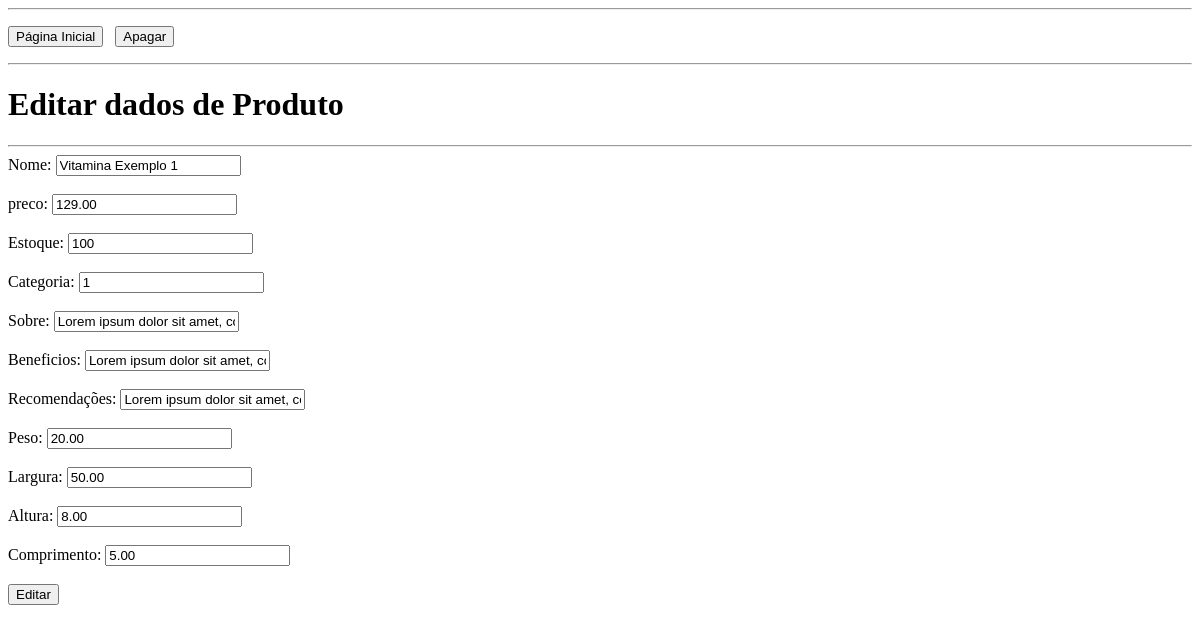
Before: /alterar_produto.php?produto_id=1 with the older database file.
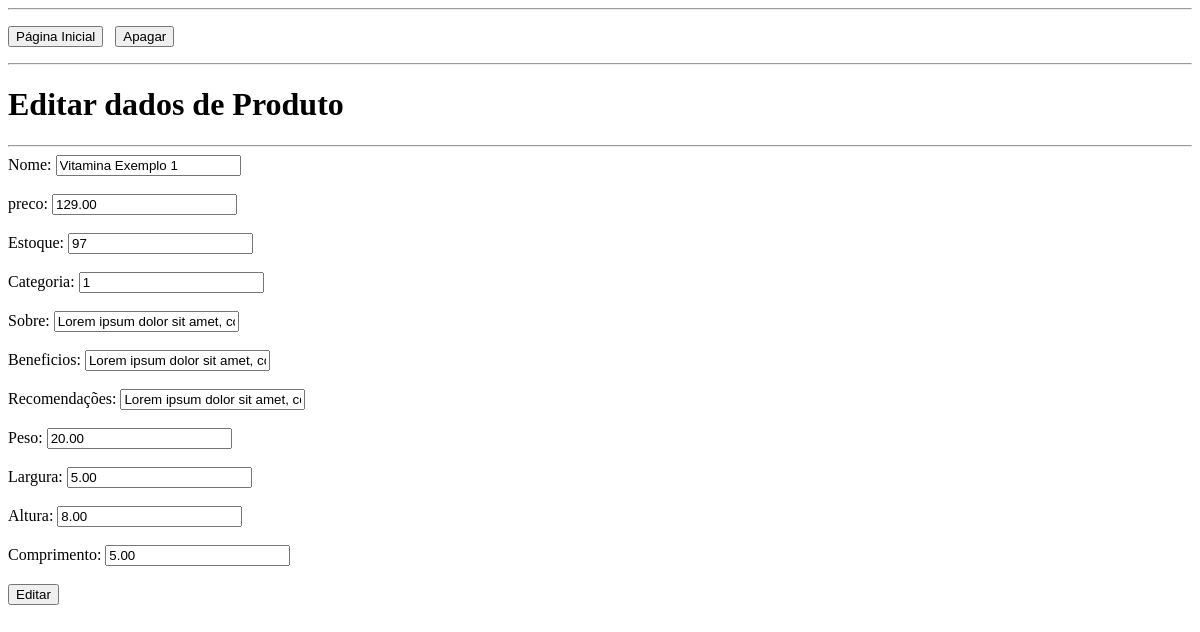
After: the same page with the newer database file.
### tables this page shows
CREATE TABLE IF NOT EXISTS `produtos` (
  `produto_id` int NOT NULL AUTO_INCREMENT,
  `nome` varchar(255) NOT NULL,
  `preco` decimal(10,2) NOT NULL,
  `estoque` int NOT NULL,
  `categoria_id` int DEFAULT NULL,
  `imagem_id` int DEFAULT NULL,
  `sobre` text,
  `beneficios` text,
  `recomendacoes` text,
  `data_criacao` timestamp NULL DEFAULT CURRENT_TIMESTAMP,
  `data_atualizacao` timestamp NULL DEFAULT CURRENT_TIMESTAMP ON UPDATE CURRENT_TIMESTAMP,
  `peso` decimal(10,2) NOT NULL DEFAULT '0.00',
  `largura` decimal(10,2) NOT NULL DEFAULT '0.00',
  `altura` decimal(10,2) NOT NULL DEFAULT '0.00',
  `comprimento` decimal(10,2) NOT NULL DEFAULT '0.00',
  PRIMARY KEY (`produto_id`),
  KEY `categoria_id` (`categoria_id`),
  KEY `fk_imagem_produto` (`imagem_id`)
);

### alterar_produto.php (the view, shortened to what this page needs)
<?php
include_once("conexao.php");
$id = filter_input(INPUT_GET, 'produto_id', FILTER_SANITIZE_NUMBER_INT);
$result_usuario = "SELECT * FROM produtos WHERE produto_id = '$id'";
$resultado_usuario = mysqli_query($conn, $result_usuario);
$row_usuario = mysqli_fetch_assoc($resultado_usuario);
?>
<!DOCTYPE html>
<html lang="pt-br">
<head>
</head>
<body>
    <hr>
    <p>
        <a href="principal_crud.php"><input type="button" value="Página Inicial"></a> &nbsp
        <a href="deletar_produto.php"><input type="button" value="Apagar"></a> &nbsp
    </p>
    <hr>
    <h1>Editar dados de Produto</h1>
    <p><hr>
    <form method="POST" action="recebe_alterar_produto.php">
        <label>Nome: </label>
        <input type="text" name="nome" placeholder="" value="<?php echo $row_usuario['nome']; ?>"><br><br>
        <label>preco: </label>
        <input type="number" name="preco" placeholder="" value="<?php echo $row_usuario['preco']; ?>"><br><br>
        <label>Estoque: </label>
        <input type="number" name="estoque" placeholder="" value="<?php echo $row_usuario['estoque']; ?>"><br><br>
        <label>Categoria: </label>
        <input type="number" name="categoria_id" placeholder="" value="<?php echo $row_usuario['categoria_id']; ?>"><br><br>
        <label>Sobre: </label>
        <input type="text" name="sobre" placeholder="" value="<?php echo $row_usuario['sobre']; ?>"><br><br>
        <label>Beneficios: </label>
        <input type="text" name="beneficios" placeholder="" value="<?php echo $row_usuario['beneficios']; ?>"><br><br>
        <label>Recomendações: </label>
        <input type="text" name="recomendacoes" placeholder="" value="<?php echo $row_usuario['recomendacoes']; ?>"><br><br>
        <label>Peso: </label>
        <input type="number" name="peso" placeholder="" value="<?php echo $row_usuario['peso']; ?>"><br><br>
        <label>Largura: </label>
        <input type="number" name="largura" placeholder="" value="<?php echo $row_usuario['largura']; ?>"><br><br>
        <label>Altura: </label>
        <input type="number" name="altura" placeholder="" value="<?php echo $row_usuario['altura']; ?>"><br><br>
        <label>Comprimento: </label>
        <input type="number" name="comprimento" placeholder="" value="<?php echo $row_usuario['comprimento']; ?>"><br><br>
        <input type="submit" value="Editar">
    </form>
</body>
</html>

Changed rows visible on the page:
changed produtos "Vitamina Exemplo 1": estoque "100" → "97"; largura "50.00" → "5.00"
